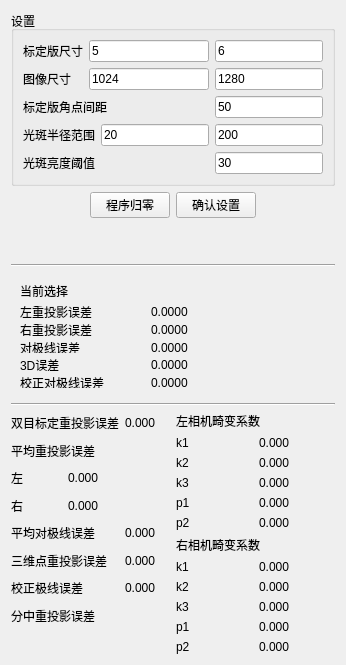
    <widget class="QWidget" name="widget" native="true">
     <layout class="QVBoxLayout" name="verticalLayout_4">
      <item>
       <widget class="QGroupBox" name="st_groupBox">
        <property name="title">
         <string>设置</string>
        </property>
        <layout class="QGridLayout" name="gridLayout_8">
         <item row="0" column="0">
          <widget class="QLabel" name="label">
           <property name="text">
            <string>标定版尺寸</string>
           </property>
          </widget>
         </item>
         <item row="0" column="1" colspan="2">
          <widget class="QLineEdit" name="st_row">
           <property name="text">
            <string>5</string>
           </property>
          </widget>
         </item>
         <item row="0" column="3">
          <widget class="QLineEdit" name="st_col">
           <property name="text">
            <string>6</string>
           </property>
          </widget>
         </item>
         <item row="1" column="0">
          <widget class="QLabel" name="label_9">
           <property name="text">
            <string>图像尺寸</string>
           </property>
          </widget>
         </item>
         <item row="1" column="1" colspan="2">
          <widget class="QLineEdit" name="st_img_row">
           <property name="text">
            <string>1024</string>
           </property>
          </widget>
         </item>
         <item row="1" column="3">
          <widget class="QLineEdit" name="st_img_col">
           <property name="text">
            <string>1280</string>
           </property>
          </widget>
         </item>
         <item row="2" column="0" colspan="3">
          <widget class="QLabel" name="label_2">
           <property name="text">
            <string>标定版角点间距</string>
           </property>
          </widget>
         </item>
         <item row="2" column="3">
          <widget class="QLineEdit" name="st_pt_distance">
           <property name="text">
            <string>50</string>
           </property>
          </widget>
         </item>
         <item row="3" column="0" colspan="2">
          <widget class="QLabel" name="label_15">
           <property name="text">
            <string>光斑半径范围</string>
           </property>
          </widget>
         </item>
         <item row="3" column="2">
          <widget class="QLineEdit" name="st_blobsize_min">
           <property name="text">
            <string>20</string>
           </property>
          </widget>
         </item>
         <item row="3" column="3">
          <widget class="QLineEdit" name="st_blobsize_max">
           <property name="text">
            <string>200</string>
           </property>
          </widget>
         </item>
         <item row="4" column="0" colspan="2">
          <widget class="QLabel" name="label_16">
           <property name="text">
            <string>光斑亮度阈值</string>
           </property>
          </widget>
         </item>
         <item row="4" column="3">
          <widget class="QLineEdit" name="st_blob_thresh">
           <property name="text">
            <string>30</string>
           </property>
          </widget>
         </item>
        </layout>
       </widget>
      </item>
      <item>
       <layout class="QHBoxLayout" name="horizontalLayout_2">
        <item>
         <spacer name="horizontalSpacer_3">
          <property name="orientation">
           <enum>Qt::Horizontal</enum>
          </property>
          <property name="sizeHint" stdset="0">
           <size>
            <width>40</width>
            <height>20</height>
           </size>
          </property>
         </spacer>
        </item>
        <item>
         <widget class="QPushButton" name="st_clearall">
          <property name="toolTip">
           <string>&lt;html&gt;&lt;head/&gt;&lt;body&gt;&lt;p&gt;在不做任何计算时，点此按钮程序设置归零。&lt;/p&gt;&lt;/body&gt;&lt;/html&gt;</string>
          </property>
          <property name="whatsThis">
           <string>&lt;html&gt;&lt;head/&gt;&lt;body&gt;&lt;p&gt;&lt;br/&gt;&lt;/p&gt;&lt;/body&gt;&lt;/html&gt;</string>
          </property>
          <property name="text">
           <string>程序归零</string>
          </property>
         </widget>
        </item>
        <item>
         <widget class="QPushButton" name="st_confirm">
          <property name="toolTip">
           <string>&lt;html&gt;&lt;head/&gt;&lt;body&gt;&lt;p&gt;确认基本设置，这些设置是在图像预处理时需要。&lt;/p&gt;&lt;/body&gt;&lt;/html&gt;</string>
          </property>
          <property name="whatsThis">
           <string>&lt;html&gt;&lt;head/&gt;&lt;body&gt;&lt;p&gt;&lt;br/&gt;&lt;/p&gt;&lt;/body&gt;&lt;/html&gt;</string>
          </property>
          <property name="text">
           <string>确认设置</string>
          </property>
         </widget>
        </item>
        <item>
         <spacer name="horizontalSpacer_4">
          <property name="orientation">
           <enum>Qt::Horizontal</enum>
          </property>
          <property name="sizeHint" stdset="0">
           <size>
            <width>40</width>
            <height>20</height>
           </size>
          </property>
         </spacer>
        </item>
       </layout>
      </item>
      <item>
       <spacer name="verticalSpacer_3">
        <property name="orientation">
         <enum>Qt::Vertical</enum>
        </property>
        <property name="sizeHint" stdset="0">
         <size>
          <width>20</width>
          <height>40</height>
         </size>
        </property>
       </spacer>
      </item>
      <item>
       <widget class="Line" name="line">
        <property name="orientation">
         <enum>Qt::Horizontal</enum>
        </property>
       </widget>
      </item>
      <item>
       <widget class="QWidget" name="ge_current_err_widget" native="true">
        <property name="minimumSize">
         <size>
          <width>273</width>
          <height>124</height>
         </size>
        </property>
        <property name="maximumSize">
         <size>
          <width>273</width>
          <height>124</height>
         </size>
        </property>
        <layout class="QGridLayout" name="gridLayout_10">
         <item row="1" column="0">
          <layout class="QVBoxLayout" name="verticalLayout_3">
           <item>
            <widget class="QLabel" name="label_12">
             <property name="text">
              <string>当前选择</string>
             </property>
            </widget>
           </item>
           <item>
            <layout class="QGridLayout" name="gridLayout_3">
             <item row="0" column="0">
              <widget class="QLabel" name="label_13">
               <property name="text">
                <string>左重投影误差</string>
               </property>
              </widget>
             </item>
             <item row="0" column="1">
              <widget class="QLabel" name="cali_current_lft_err">
               <property name="text">
                <string>0.0000</string>
               </property>
              </widget>
             </item>
             <item row="1" column="0">
              <widget class="QLabel" name="label_14">
               <property name="text">
                <string>右重投影误差</string>
               </property>
              </widget>
             </item>
             <item row="1" column="1">
              <widget class="QLabel" name="cali_current_rgt_err">
               <property name="text">
                <string>0.0000</string>
               </property>
              </widget>
             </item>
             <item row="2" column="0">
              <widget class="QLabel" name="label_17">
               <property name="text">
                <string>对极线误差</string>
               </property>
              </widget>
             </item>
             <item row="2" column="1">
              <widget class="QLabel" name="cali_current_epi_err">
               <property name="text">
                <string>0.0000</string>
               </property>
              </widget>
             </item>
             <item row="3" column="0">
              <widget class="QLabel" name="label_18">
               <property name="text">
                <string>3D误差</string>
               </property>
              </widget>
             </item>
             <item row="3" column="1">
              <widget class="QLabel" name="cali_current_3d_err">
               <property name="text">
                <string>0.0000</string>
               </property>
              </widget>
             </item>
             <item row="4" column="0">
              <widget class="QLabel" name="label_22">
               <property name="text">
                <string>校正对极线误差</string>
               </property>
              </widget>
             </item>
             <item row="4" column="1">
              <widget class="QLabel" name="cali_current_rec_y_err">
               <property name="text">
                <string>0.0000</string>
               </property>
              </widget>
             </item>
            </layout>
           </item>
          </layout>
         </item>
        </layout>
       </widget>
      </item>
      <item>
       <widget class="Line" name="line_2">
        <property name="orientation">
         <enum>Qt::Horizontal</enum>
        </property>
       </widget>
      </item>
      <item>
       <layout class="QHBoxLayout" name="horizontalLayout_3">
        <item>
         <layout class="QGridLayout" name="gridLayout_6">
          <item row="0" column="0" colspan="2">
           <widget class="QLabel" name="label_10">
            <property name="text">
             <string>双目标定重投影误差</string>
            </property>
           </widget>
          </item>
          <item row="0" column="2">
           <widget class="QLabel" name="stereo_err">
            <property name="text">
             <string>0.000</string>
            </property>
           </widget>
          </item>
          <item row="1" column="0" colspan="2">
           <widget class="QLabel" name="label_5">
            <property name="text">
             <string>平均重投影误差</string>
            </property>
           </widget>
          </item>
          <item row="2" column="0">
           <widget class="QLabel" name="cali_avr_lft_error_2">
            <property name="text">
             <string>左</string>
            </property>
           </widget>
          </item>
          <item row="2" column="1" colspan="2">
           <widget class="QLabel" name="cali_avr_lft_error">
            <property name="text">
             <string>0.000</string>
            </property>
           </widget>
          </item>
          <item row="3" column="0">
           <widget class="QLabel" name="cali_avr_rgt_error_2">
            <property name="text">
             <string>右</string>
            </property>
           </widget>
          </item>
          <item row="3" column="1" colspan="2">
           <widget class="QLabel" name="cali_avr_rgt_error">
            <property name="text">
             <string>0.000</string>
            </property>
           </widget>
          </item>
          <item row="4" column="0" colspan="2">
           <widget class="QLabel" name="label_19">
            <property name="text">
             <string>平均对极线误差</string>
            </property>
           </widget>
          </item>
          <item row="4" column="2">
           <widget class="QLabel" name="epipolar_err">
            <property name="text">
             <string>0.000</string>
            </property>
           </widget>
          </item>
          <item row="5" column="0" colspan="2">
           <widget class="QLabel" name="label_20">
            <property name="text">
             <string>三维点重投影误差</string>
            </property>
           </widget>
          </item>
          <item row="5" column="2">
           <widget class="QLabel" name="reproject_3d_err">
            <property name="text">
             <string>0.000</string>
            </property>
           </widget>
          </item>
          <item row="6" column="0" colspan="2">
           <widget class="QLabel" name="label_21">
            <property name="text">
             <string>校正极线误差</string>
            </property>
           </widget>
          </item>
          <item row="6" column="2">
           <widget class="QLabel" name="rec_y_err">
            <property name="text">
             <string>0.000</string>
            </property>
           </widget>
          </item>
          <item row="7" column="0" colspan="2">
           <widget class="QLabel" name="label_8">
            <property name="text">
             <string>分中重投影误差</string>
            </property>
           </widget>
          </item>
          <item row="8" column="1" colspan="2">
           <widget class="QLabel" name="cali_sp_error">
            <property name="text">
             <string/>
            </property>
           </widget>
          </item>
         </layout>
        </item>
        <item>
         <layout class="QVBoxLayout" name="verticalLayout_2">
          <item>
           <widget class="QLabel" name="label_23">
            <property name="text">
             <string>左相机畸变系数</string>
            </property>
           </widget>
          </item>
          <item>
           <layout class="QGridLayout" name="gridLayout_5">
            <item row="0" column="0">
             <widget class="QLabel" name="cali_avr_lft_error_3">
              <property name="text">
               <string>k1</string>
              </property>
             </widget>
            </item>
            <item row="0" column="1">
             <widget class="QLabel" name="cali_lft_k1">
              <property name="text">
               <string>0.000</string>
              </property>
             </widget>
            </item>
            <item row="1" column="0">
             <widget class="QLabel" name="cali_avr_rgt_error_3">
              <property name="text">
               <string>k2</string>
              </property>
             </widget>
            </item>
            <item row="1" column="1">
             <widget class="QLabel" name="cali_lft_k2">
              <property name="text">
               <string>0.000</string>
              </property>
             </widget>
            </item>
            <item row="2" column="0">
             <widget class="QLabel" name="cali_avr_lft_error_6">
              <property name="text">
               <string>k3</string>
              </property>
             </widget>
            </item>
            <item row="2" column="1">
             <widget class="QLabel" name="cali_lft_k3">
              <property name="text">
               <string>0.000</string>
              </property>
             </widget>
            </item>
            <item row="3" column="0">
             <widget class="QLabel" name="cali_avr_rgt_error_5">
              <property name="text">
               <string>p1</string>
              </property>
             </widget>
            </item>
            <item row="3" column="1">
             <widget class="QLabel" name="cali_lft_p1">
              <property name="text">
               <string>0.000</string>
              </property>
             </widget>
            </item>
            <item row="4" column="0">
             <widget class="QLabel" name="cali_avr_rgt_error_7">
              <property name="text">
               <string>p2</string>
              </property>
             </widget>
            </item>
            <item row="4" column="1">
             <widget class="QLabel" name="cali_lft_p2">
              <property name="text">
               <string>0.000</string>
              </property>
             </widget>
            </item>
           </layout>
          </item>
          <item>
           <widget class="QLabel" name="label_24">
            <property name="text">
             <string>右相机畸变系数</string>
            </property>
           </widget>
          </item>
          <item>
           <layout class="QGridLayout" name="gridLayout_4">
            <item row="0" column="0">
             <widget class="QLabel" name="cali_avr_lft_error_4">
              <property name="text">
               <string>k1</string>
              </property>
             </widget>
            </item>
            <item row="0" column="1">
             <widget class="QLabel" name="cali_rgt_k1">
              <property name="text">
               <string>0.000</string>
              </property>
             </widget>
            </item>
            <item row="1" column="0">
             <widget class="QLabel" name="cali_avr_rgt_error_4">
              <property name="text">
               <string>k2</string>
              </property>
             </widget>
            </item>
            <item row="1" column="1">
             <widget class="QLabel" name="cali_rgt_k2">
              <property name="text">
               <string>0.000</string>
              </property>
             </widget>
            </item>
            <item row="2" column="0">
             <widget class="QLabel" name="cali_avr_lft_error_7">
              <property name="text">
               <string>k3</string>
              </property>
             </widget>
            </item>
            <item row="2" column="1">
             <widget class="QLabel" name="cali_rgt_k3">
              <property name="text">
               <string>0.000</string>
              </property>
             </widget>
            </item>
            <item row="3" column="0">
             <widget class="QLabel" name="cali_avr_rgt_error_6">
              <property name="text">
               <string>p1</string>
              </property>
             </widget>
            </item>
            <item row="3" column="1">
             <widget class="QLabel" name="cali_rgt_p1">
              <property name="text">
               <string>0.000</string>
              </property>
             </widget>
            </item>
            <item row="4" column="0">
             <widget class="QLabel" name="cali_avr_rgt_error_8">
              <property name="text">
               <string>p2</string>
              </property>
             </widget>
            </item>
            <item row="4" column="1">
             <widget class="QLabel" name="cali_rgt_p2">
              <property name="text">
               <string>0.000</string>
              </property>
             </widget>
            </item>
           </layout>
          </item>
         </layout>
        </item>
       </layout>
      </item>
     </layout>
    </widget>
